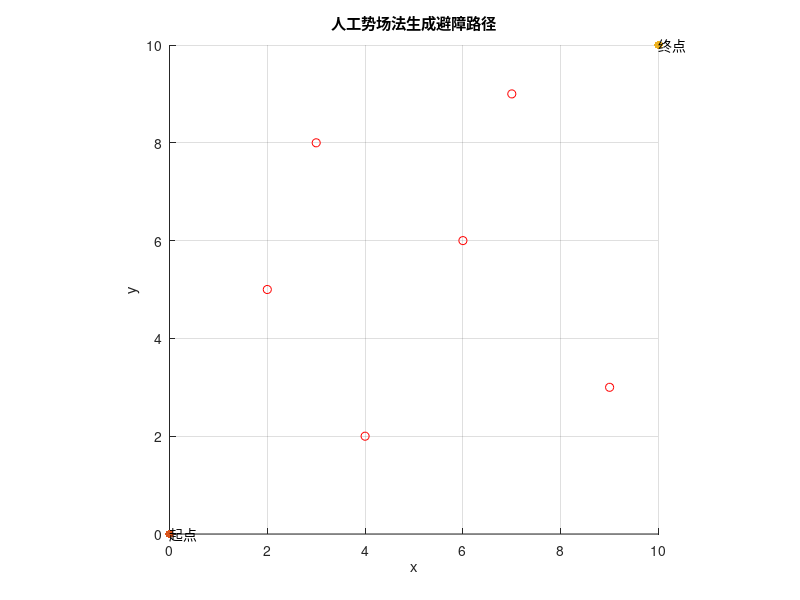

Source code (MATLAB): (Note: this script raises an error after producing the figure.)
%main主函数
%created by MW
%date: 2023/2/28
%func: Artificial Potential Field（APF） avoiding obstacle
 
clc;
clear;
 
%% 创建并绘制障碍物
obstacle = [2 5;
            3 8;
            7 9;
            4 2;
            6 6;
            9 3];
figure(1);
scatter(obstacle(:,1),obstacle(:,2),'r')
axis equal;
 
%% 创建并绘制初始位置和目标位置
start = [0 0];
goal = [10 10];
hold on;
scatter(start(1),start(2),'filled','g');
scatter(goal(1),goal(2),'filled','g');
 
%% 图片标注
text(start(1),start(2),'起点');
text(goal(1),goal(2),'终点');
grid on;
axis equal;
axis([0 10 0 10]);
xlabel('x');
ylabel('y');
title('人工势场法生成避障路径')
 
%% 生成并绘制避障路径
path = APF2D(start, goal, obstacle);
hold on;
plot(path(:,1), path(:,2),'LineWidth',1,'Color','b');